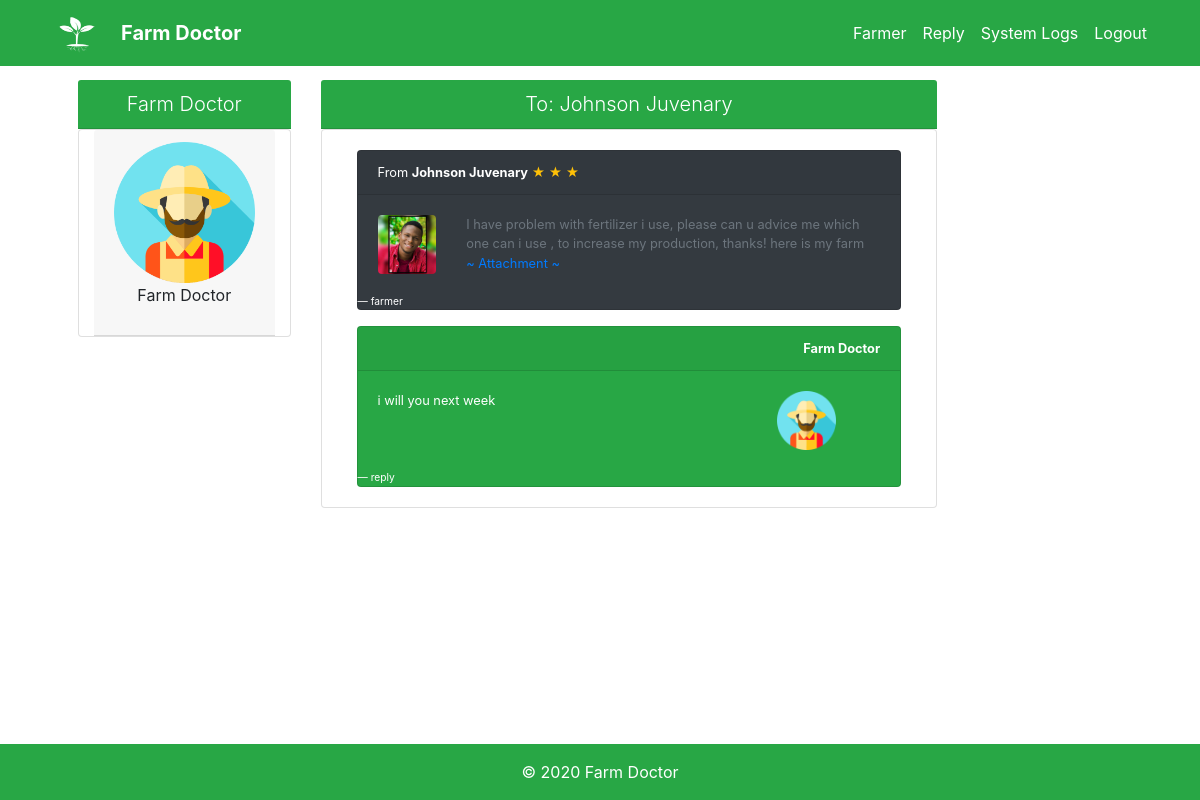
Page /Doctor/doctorReply.php?fmail=johnsonjuvenary@gmail.com (signed in) on the committed database.
### tables this page shows
CREATE TABLE `farmdoctor` (
  `id` int(10) NOT NULL,
  `name` varchar(50) NOT NULL,
  `profile_pic` text NOT NULL DEFAULT 'default_profile.png',
  `password` varchar(256) NOT NULL
);

CREATE TABLE `farmerz` (
  `id` int(255) NOT NULL,
  `uname` varchar(256) NOT NULL,
  `gender` text NOT NULL,
  `region` text NOT NULL,
  `district` text NOT NULL,
  `email` varchar(256) NOT NULL,
  `phone` varchar(10) NOT NULL,
  `password` varchar(256) NOT NULL,
  `profile_pic` text NOT NULL DEFAULT 'default_profile.png'
);

CREATE TABLE `farmerproblem` (
  `id` int(10) NOT NULL,
  `message` text NOT NULL,
  `attachment` text NOT NULL,
  `farmer` varchar(256) NOT NULL,
  `time` timestamp NOT NULL DEFAULT current_timestamp() ON UPDATE current_timestamp(),
  `seenByDoctor` text NOT NULL DEFAULT 'No'
);

CREATE TABLE `doctorreply` (
  `id` int(10) NOT NULL,
  `message` text NOT NULL,
  `farmer` text NOT NULL,
  `doctor` int(10) NOT NULL
);

### Doctor/doctorReply.php (the view, shortened to what this page needs)
<?php
include('header.php');
include('../process/connection.php');
if (isset($_GET['fmail'])) {
  $farmer_email = $_GET['fmail'];
}
?>
<div class="row col-md-10 my-4 mr-2 ml-5">
  <div class="col-md-3">
    <?php
    $doctor_profile = mysqli_fetch_array(mysqli_query($connection, "SELECT * FROM farmdoctor WHERE id = '$_SESSION[doctor]' LIMIT 1"));
    ?>
    <h1 class="card-header lead text-white bg-success text-center"><?php echo $doctor_profile['name']; ?></h1>
    <div class="card col-md-12">
      <div class="card-header">
        <img src="profile_pics/<?php echo $doctor_profile['profile_pic']; ?>" alt="doctor profile pic" class="rounded mx-auto d-block img-fluid" style="width:100%;">
        <p class="text-center">Farm Doctor</p>
      </div>
    </div>
  </div>
  <div class="col-md-8">
    <?php $farmer = mysqli_fetch_array(mysqli_query($connection, "SELECT * FROM farmerz WHERE email = '$farmer_email' LIMIT 1")); ?>
    <h1 class="card-header lead text-white bg-success text-center"> To: <?php echo $farmer['uname']; ?></h1>
    <div class="card col-md-12">
      <div class="card-body">
        <?php $farmer_message = mysqli_fetch_array(mysqli_query($connection, "SELECT * FROM farmerproblem WHERE farmer = '$farmer_email' LIMIT 1")); ?>
        <div class="card small mb-3 bg-dark text-white">
          <div class="card-header ">From <span class="font-weight-bold"><?php echo $farmer['uname']; ?></span> <span class="text-warning">&#9733; &#9733; &#9733;</span></div>
          <div class="card-body">
            <div class="row">
              <div class="col-md-2">
                <img src="../farmer/profile_pics/<?php echo $farmer['profile_pic']; ?>" alt="farmer profile pic" class="rounded mx-auto d-block img-fluid" style="width:100%;">
              </div>
              <div class="col-md-10 text-muted">
                <?php echo $farmer_message['message']; ?> <br>
                <?php $farmer_attachment = $farmer_message['attachment']; ?>
                <?php echo "<a href='../farmer/attachments/$farmer_attachment' target='_blank'> ~ Attachment ~</a>"; ?>
              </div>
            </div>
          </div>
          <footer class="blockquote-footer text-white">farmer</footer>
        </div>
        <?php
        $docReply = mysqli_query($connection, "SELECT * FROM doctorreply WHERE farmer = '$farmer_email'");
        if (mysqli_num_rows($docReply) == 0) : ?>
          <form action="" method="POST" class="form-group mb-3 mt-3">
            <label for="" class="form-control-label">~ Reply</label>
            <textarea name="rep" class="form-control" placeholder="Reply..." required></textarea>
            <input type="submit" value="Reply" class="btn btn-success mt-3" name="reply">
          </form>
          <?php
          if (isset($_POST['reply'])) {
            $reply = htmlentities(mysqli_escape_string($connection, $_POST['rep']));
            $send = mysqli_query($connection, "INSERT INTO doctorreply(message,farmer,doctor) VALUES('$reply','$farmer_email','$_SESSION[doctor]')");
            $doc_name = $doctor_profile['name'];
            $log_name = 'Replied';
            $insert_log = mysqli_query($connection, "INSERT INTO log(log_name,user) VALUES('$log_name','$doc_name')");
            if ($send) {
              echo "
            <script>
            alert('Replied')
            window.open('reply.php','_self')
            </script>
            ";
            }
          }
          ?>
      </div>
    </div>
  </div>
</div>
<?php include('footer.php'); ?>
<?php else : ?>
  <div class="card small bg-success text-white">
    <div class="card-header text-right font-weight-bold"><?php echo $doctor_profile['name']; ?></div>
    <div class="card-body">
      <?php $docResult = mysqli_fetch_array($docReply); ?>
      <div class="row">
        <div class="col-md-9">
          <?php echo $docResult['message']; ?>
        </div>
        <div class="col-md-2">
          <img src="profile_pics/<?php echo $doctor_profile['profile_pic']; ?>" alt="doctor pic" class="rounded mx-auto d-block img-fluid" style="width:100%;">
        </div>
      </div>
    </div>
    <footer class="blockquote-footer text-white">reply</footer>
  </div>
  </div>
  </div>
  </div>
  </div>
  <?php include('footer.php'); ?>
<?php endif; ?>

### Doctor/header.php (shortened to what this page needs)
<!DOCTYPE html>
<html lang="en">
<head>
  <link href="../css/bootstrap/bootstrap.min.css" rel="stylesheet">
  <link rel="stylesheet" type="text/css" href="../css/fontawesome/css/all.min.css">
  <link href="../css/custom.css" rel="stylesheet">
</head>
<body>
  <nav class="navbar navbar-expand-lg navbar-light bg-success fixed-top">
    <div class="container">
      <a href="#" class="navbar-brand"><img src="../images/tree-2.png" alt="logo" style="height: 40px; width: 60px"></a>
      <a class="navbar-brand text-white font-weight-bold" href="#">Farm Doctor</a>
      <div class="collapse navbar-collapse" id="navbarResponsive">
        <ul class="navbar-nav ml-auto ">
          <li class="nav-item active">
            <a class="nav-link text-white" href="index.php">Farmer
            </a>
          </li>
          <li class="nav-item">
            <a class="nav-link text-white" href="reply.php"> Reply</a>
          </li>
          <li class="nav-item">
            <a class="nav-link text-white" href="log.php">System Logs</a>
          </li>
          <li class="nav-item">
            <a class="nav-link text-white" href="../process/logout.php"> Logout</a>
          </li>
        </ul>
      </div>
    </div>
  </nav>

### Doctor/footer.php (shortened to what this page needs)
<footer class="py-3 bg-success footer">
  <div class="container">
    <p class="m-0 text-center text-white">&copy; 2020 Farm Doctor</p>
  </div>
</footer>
</body>
</html>

### css/custom.css (style rules this page uses)
body { padding-top: 56px; }
::placeholder { font-size: 13px; }
.footer { position: absolute; bottom: 0; width: 100%; height: 3.5rem; }

### rows in the picture
farmdoctor: name "Farm Doctor", profile_pic (placeholder picture)
farmerz: uname "Johnson Juvenary", profile_pic (picture)
farmerproblem: message "I have problem with fertilizer i use, please can u advice me which one can i use , to increase my production, thanks! here is my farm"
doctorreply: message "i will you next week"
